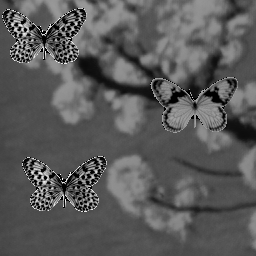
%> input picture Class/images/spring.tif, 256 x 256 px; the run also reads 1 picture not shown here
$ octave TS14_CorrRecognition.m   (GNU Octave 9; MATLAB toolbox functions it lacks are replaced by stand-ins)
%> lines starting %> are read from the running program, lines starting %| are printed output that depends on the picture
### Class/functions/ifft2shift.m
function F = ifft2shift(f)
% 2D Inverse Fourier Transform.
% The quadrants are shifted before and after the FT
% Then the coordinates origin is taken at the center of the matrix
%
% Sintaxis
%     F = fft2shift(f);

F = fftshift( ifft2 (fftshift (f) ) );

### Class/functions/fft2shift.m
function F = fft2shift(f)
% 2D Fourier Transform.
% The quadrants are shifted before and after the FT
% Then the coordinates origin is taken at the center of the matrix
%
% Sintaxis
%     F = fft2shift(f);

F = fftshift( fft2 (fftshift (f) ) );

### Class/TS14_CorrRecognition.m
%% Reconocimiento por correlacion
% Borrado de todas las variables de la memoria
clear all
clc

% Lectura de las escenas
e1 = imread('m332.tif');
e2 = imread('spring.tif');
%> e2 is the input picture: size 256x256 uint8; min 0, max 254, mean 89.8

% Se añade ruido
NoiseAmpli = 0; %20; %100;
Noise = NoiseAmpli*(rand(256,256)-0.5);
e1 = double(e1) + Noise;
e2 = double(e2) + Noise;
%> e2: size 256x256 double

% Imágnes que se quieren reconocer
m2 = imread('m2nor.tif');
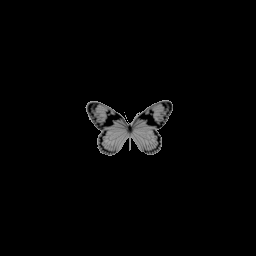
%> input picture Class/images/m2nor.tif, 256 x 256 px
%> m2 is the input picture: size 256x256 uint8; min 0, max 213, mean 4.7
m3 = imread('m3nor.tif');
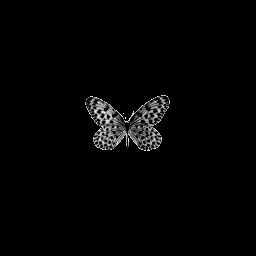
%> input picture Class/images/m3nor.tif, 256 x 256 px
%> m3 is the input picture: size 256x256 uint8; min 0, max 254, mean 4.1

H=figure(1);
set(H,'Name','Filtro clásico')

subplot(2,3,1)
	colormap(gray);
	imagesc(e1);
%> (this line was passed over: imagesc is not available in this run)
	axis equal tight
	title('E1')

subplot(2,3,4)
	colormap(gray);
	imagesc(e2);
	axis equal tight
	title('E2')

% TF
tfe1 = fft2shift(e1);
tfe2 = fft2shift(e2);
tfm2 = fft2shift(m2);
tfm3 = fft2shift(m3);

%% FILTRO CLASICO
% Correlacion con el filtro clásico
e1_m2 = real(ifft2shift(tfe1.*conj(tfm2)));
e1_m3 = real(ifft2shift(tfe1.*conj(tfm3)));
e2_m2 = real(ifft2shift(tfe2.*conj(tfm2)));
%> in ifft2shift (call 3), `F = fftshift( ifft2 (fftshift (f) ) );`:
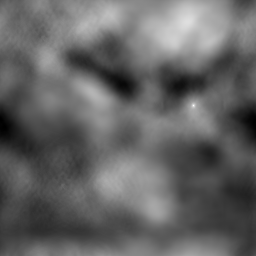
%> F: size 256x256 double; min 20686784, max 37682246, mean 27395222.9; drawn with min black and max white
e2_m3 = real(ifft2shift(tfe2.*conj(tfm3)));
%> in ifft2shift (call 4), `F = fftshift( ifft2 (fftshift (f) ) );`:
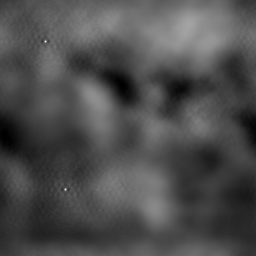
%> F: size 256x256 double; min 18181354, max 37681160, mean 24132552.7; drawn with min black and max white

subplot(2,3,2)
	surf(e1_m2,'edgecolor','flat')
%> (this line was passed over: surf is not available in this run)
	view(-23, 6);
	title('E1 * m2')

subplot(2,3,3)
	surf(e1_m3,'edgecolor','flat')
%> (this line was passed over: surf is not available in this run)
	view(-23, 6);
	title('E1 * m3')

subplot(2,3,5)
	surf(e2_m2,'edgecolor','flat')
	view(-23, 6);
	title('E2 * m2')

subplot(2,3,6)
	surf(e2_m3,'edgecolor','flat')
	view(-23, 6);
	title('E2 * m3')
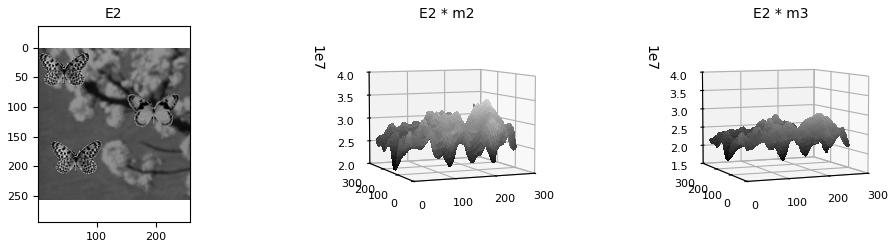
%> figure redrawn from the program's plot data, 3 panels

%% FILTRO DE FASE
H=figure(2);
set(H,'Name','Filtro de Fase')

subplot(2,3,1)
	colormap(gray);
	imagesc(e1 );
%> (this line was passed over: imagesc is not available in this run)
	axis equal tight
	title('E1')

subplot(2,3,4)
	colormap(gray);
	imagesc(e2 );
	axis equal tight
	title('E2')

% Correlacion con el filtro clásico
e1_m2 = real(ifft2shift(tfe1.*conj(tfm2./abs(tfm2) )));
e1_m3 = real(ifft2shift(tfe1.*conj(tfm3./abs(tfm3) )));
e2_m2 = real(ifft2shift(tfe2.*conj(tfm2./abs(tfm2) )));
%> in ifft2shift (call 7), `F = fftshift( ifft2 (fftshift (f) ) );`:
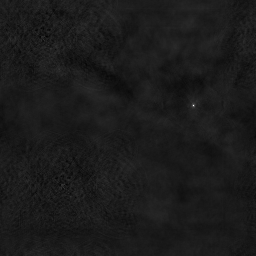
%> F: size 256x256 double; min -111, max 1763.7, mean 89.8; drawn with min black and max white
e2_m3 = real(ifft2shift(tfe2.*conj(tfm3./abs(tfm3) )));

subplot(2,3,2)
	surf(e1_m2,'edgecolor','flat')
%> (this line was passed over: surf is not available in this run)
	view(-23, 6);
	title('E1 * m2')

subplot(2,3,3)
	surf(e1_m3,'edgecolor','flat')
%> (this line was passed over: surf is not available in this run)
	view(-23, 6);
	title('E1 * m3')

subplot(2,3,5)
	surf(e2_m2,'edgecolor','flat')
	view(-23, 6);
	title('E2 * m2')

subplot(2,3,6)
	surf(e2_m3,'edgecolor','flat')
	view(-23, 6);
	title('E2 * m3')
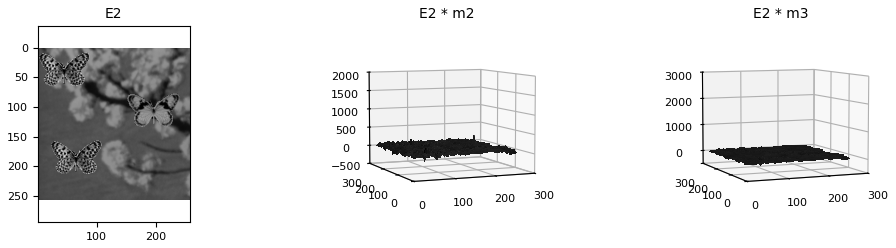
%> figure redrawn from the program's plot data, 3 panels

%% FILTRO INVERSO
H=figure(3);
set(H,'Name','Filtro Inverso')

subplot(2,3,1)
	colormap(gray);
%> (the run ends here)
